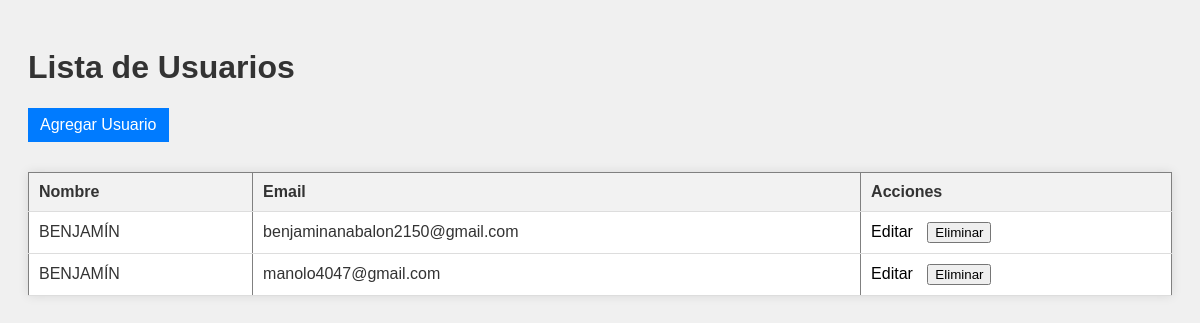
The app's page /usuarios/, older data.
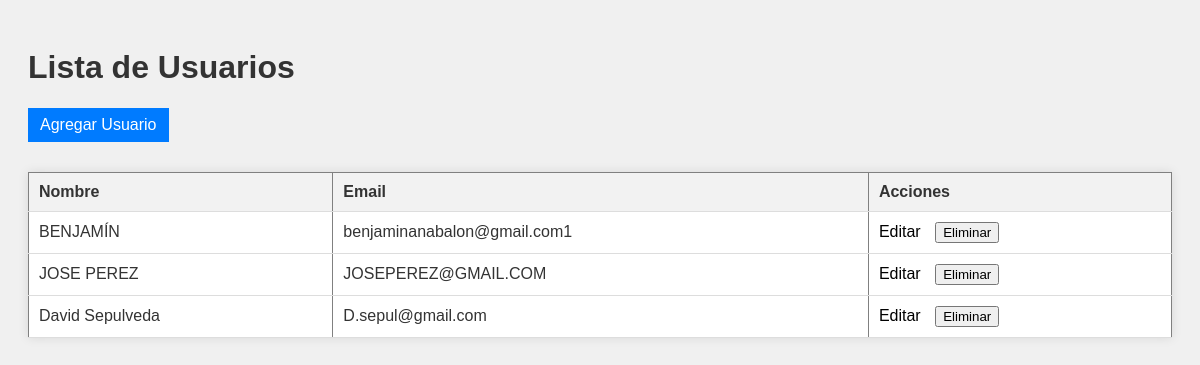
The same page, newer data.
### ev3/models.py (models this page shows, shortened)
class Usuario(models.Model):
    nombre = models.CharField(max_length=100)
    email = models.EmailField(max_length=254, unique=True)
    password = models.CharField(max_length=100)

### ev3/views.py (the view)
# urls.py: path('usuarios/', views.lista_usuarios, name='lista_usuarios'),
def lista_usuarios(request):
    usuarios = Usuario.objects.all()
    return render(request, 'ev3/usuarios.html', {'usuarios': usuarios})

### ev3/templates/ev3/usuarios.html (shortened to what this page needs)
<!DOCTYPE html>
<html>
<head>
</head>
<body>
    <h1>Lista de Usuarios</h1>
    <a href="{% url 'agregar_usuario' %}" class="add-button">Agregar Usuario</a>
    <table border="1">
        <thead>
            <tr>
                <th>Nombre</th>
                <th>Email</th>
                <th>Acciones</th>
            </tr>
        </thead>
        <tbody>
            {% for usuario in usuarios %}
            <tr>
                <td>{{ usuario.nombre }}</td>
                <td>{{ usuario.email }}</td>
                <td>
                    <a href="{% url 'editar_usuario' usuario.id %}">Editar</a>
                    <form action="{% url 'eliminar_usuario' usuario.id %}" method="post" style="display: inline;">
                        <input type="submit" value="Eliminar">
                    </form>
                </td>
            </tr>
            {% endfor %}
        </tbody>
    </table>
</body>
</html>

### ev3/templates/ev3/usuarios.html (style rules this page uses)
body { font-family: Arial, sans-serif; background-color: #f0f0f0; padding: 20px; }
h1 { color: #333; }
table { width: 100%; border-collapse: collapse; margin-top: 20px; background-color: #fff; box-shadow: 0 0 10px rgba(0,0,0,0.1); }
table th, table td { padding: 10px; text-align: left; border-bottom: 1px solid #ddd; color: #333; }
table th { background-color: #f2f2f2; }
table td { background-color: #fff; }
table a { text-decoration: none; color: #000000; margin-right: 10px; }
.add-button { display: inline-block; background-color: #007bff; color: white; border: none; padding: 8px 12px; text-decoration: none; margin-bottom: 10px; }

Row changes from the older to the newer data that the page shows:
removed Usuario: nombre "BENJAMÍN", email "benjaminanabalon2150@gmail.com"
removed Usuario: nombre "BENJAMÍN", email "manolo4047@gmail.com"
added Usuario: nombre "BENJAMÍN", email "benjaminanabalon@gmail.com1"
added Usuario: nombre "JOSE PEREZ", email "JOSEPEREZ@GMAIL.COM"
added Usuario: nombre "David Sepulveda", email "D.sepul@gmail.com"
